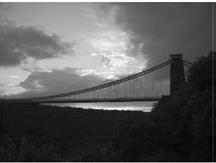
#> input picture Chapter_02/nature.jpg, 216 x 163 px
$ jupyter execute C11.ipynb
#> lines starting #> are read from the running program, lines starting #| are printed output that depends on the picture
[cell 1]
import cv2
import numpy as np
import matplotlib.pyplot as plt

[cell 2]
img = np.array(cv2.imread("nature.jpg", cv2.IMREAD_GRAYSCALE))
#> img is the input picture: shape (163, 216); min 0, max 255, mean 88.9

# Calc image histogram with 256 bins
Nhist = cv2.calcHist([img], [0], None, [256], [0, 256]) / np.size(img)
#> Nhist = 256 values, max 0.0298 at index 23, min 0.000199 at index 242, mean 0.00391
CDFhist = np.cumsum(Nhist)
#> CDFhist = 256 values from 0.000227 to 1

m,n = img.shape
#> m = 163; n = 216

img2 = np.zeros_like(img)

for i in range(m):
  for j in range(n):
    img2[i,j] = CDFhist[img[i,j]]*255
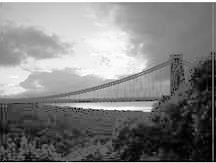
#> img2: shape (163, 216); min 0, max 254, mean 128.3

fig, axes= plt.subplots(2, 2, figsize=(10, 10))
axes[0,0].imshow(img, cmap='gray')
axes[0,0].set_title('original image')

axes[0,1].imshow(img2, cmap='gray')
axes[0,1].set_title('equalized image')

axes[1,0].hist(img.ravel(), bins = np.arange(0,256))
axes[1,0].set_title('histogram of original image')

axes[1,1].hist(img2.ravel(), bins = np.arange(0,256))
axes[1,1].set_title('histogram of equalized image')

# remove the x and y ticks
for ax in axes[0]:
    ax.set_xticks([])
    ax.set_yticks([])

cv2.waitKey(0)
cv2.destroyAllWindows()
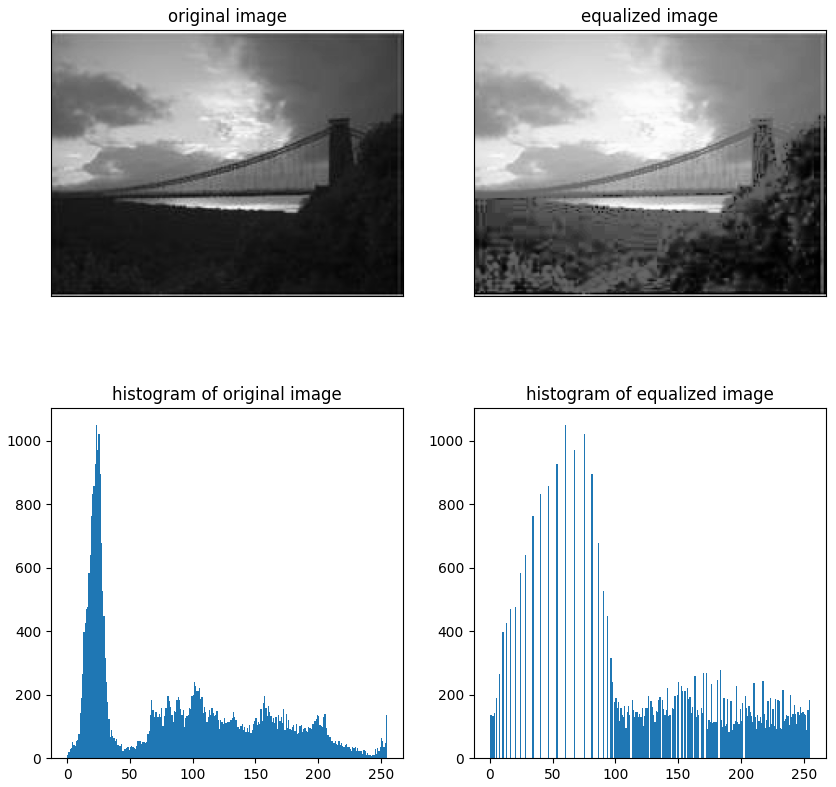
#> figure drawn by matplotlib, 4 panels; panel 3: tallest bar 1050 high, from x = 23 to 24; panel 4: tallest bar 1050 high, from x = 60 to 61

$ run again, with Chapter_02/beach.jpg copied over Chapter_02/nature.jpg
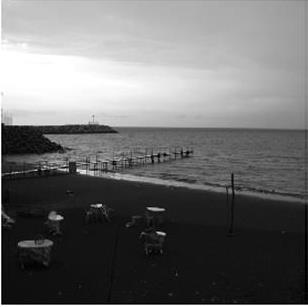
#> input picture Chapter_02/beach.jpg, 308 x 307 px
#> img is the input picture: shape (307, 308); min 0, max 255, mean 110.5
#> Nhist = 256 values, max 0.059 at index 19, min 0.000582 at index 61, mean 0.00391
#> CDFhist = 256 values from 0.00302 to 1
#> after the loop `for i in range(m):`:
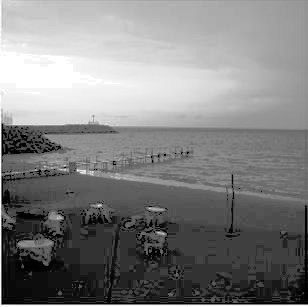
#> img2: shape (307, 308); min 0, max 255, mean 128.8
#> `[cell 2] img = np.array(cv2.imread("nature.jpg", cv2.IMREAD_GRAYSCALE)..`:
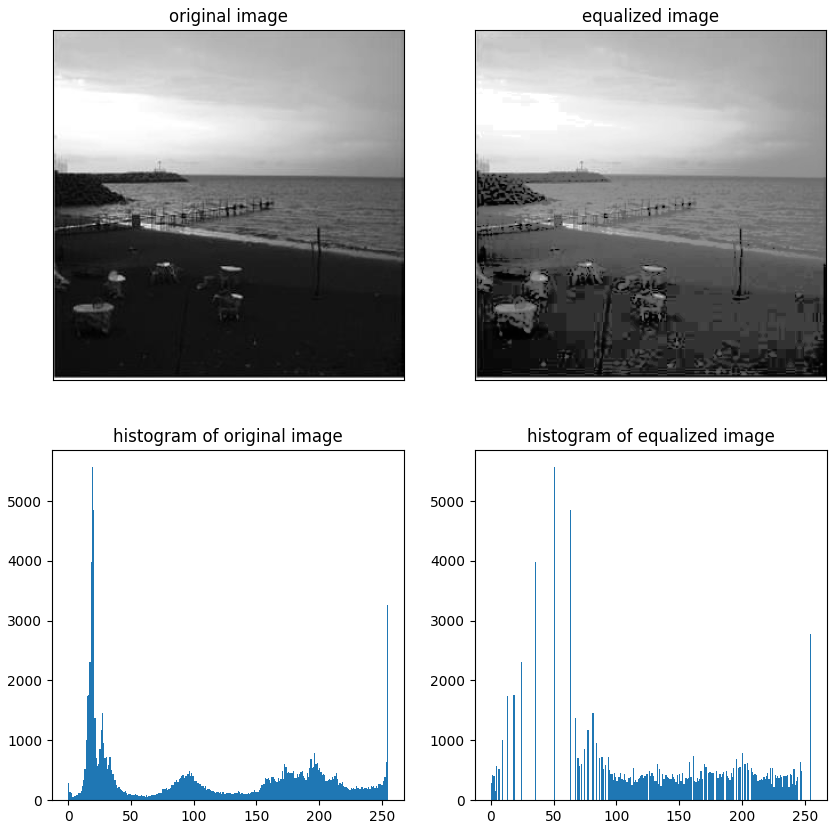
#> figure drawn by matplotlib, 4 panels; panel 3: tallest bar 5577 high, from x = 19 to 20; panel 4: tallest bar 5577 high, from x = 50 to 51
